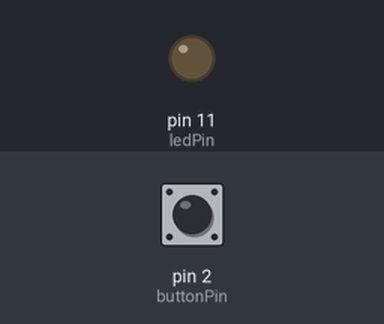
Simulated run of this sketch. Board: Arduino Uno, built with avr-gcc and run on an emulated ATmega328P. Parts: output pins drawn as LEDs (lit = HIGH). The test bench sets the inputs (shaded band); at power-on: pin 2 (buttonPin) LOW.

Above: at 1.2 s.
1.3 s: pin 2 (buttonPin) pulled HIGH for 1 s
At 3.5 s:
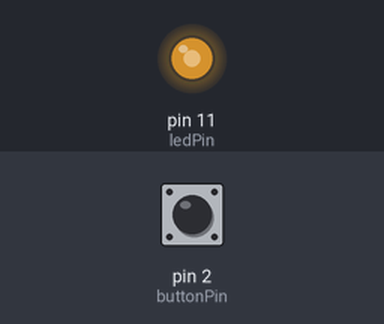
3.8 s: pin 2 (buttonPin) pulled HIGH for 3.2 s
At 4.27 s:
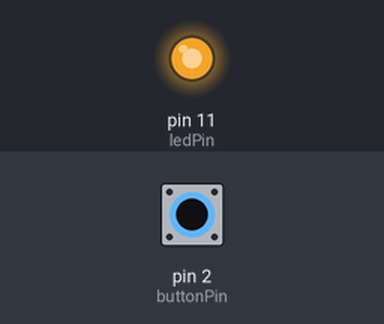
8.5 s: pin 2 (buttonPin) pulled HIGH for 0.15 s
At 9.1 s:
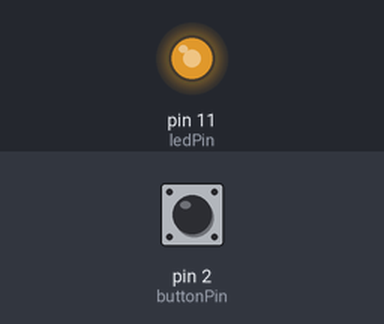
Timing chart, 0 to 11.5 s (numbered marks = the images above; inputs shaded):
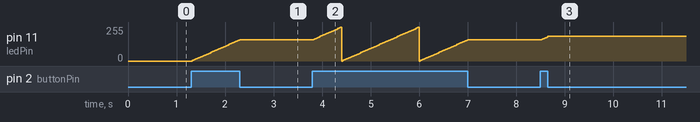

Measured:
- after the input at 1.3 s, pin 11 (ledPin): moves from 0/255 to 160/255 over 0.98 s, starting at once
- after the input at 3.8 s, pin 11 (ledPin): ramps from 0/255 to 252/255 and jumps back, once every 1.6 s
- after the input at 8.5 s, pin 11 (ledPin): 160/255 → 184/255 at once

The sketch:

ButtonLedIncrement.ino
```cpp
const int buttonPin = 2;     // the number of the pushbutton pin
const int ledPin =  11;      // the number of the LED pin

// variables will change:
int buttonState = 0;
int Val = 0;
int oldVal = 0;

void setup() {
  // initialize the LED pin as an output:
  pinMode(ledPin, OUTPUT);
  // initialize the pushbutton pin as an input:
  pinMode(buttonPin, INPUT);
}

void loop(){

  buttonState = digitalRead(buttonPin);

  if (buttonState == HIGH) {
    delay (25);
   Val= oldVal+4 ;
   oldVal = Val ;
   analogWrite (ledPin,Val);
  }
  else {
    analogWrite(ledPin, Val);
  }

}
```
